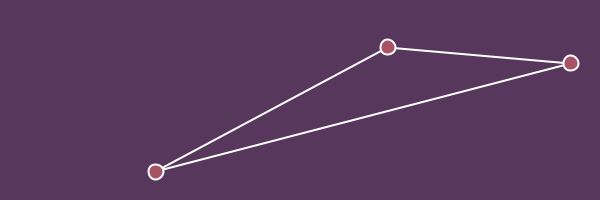
Frame 1 (no input)
Frame 60 (the mouse pressed at the canvas centre just before this capture): identical to frame 1, image omitted
Frame 120 (the mouse held since frame 60 and released just before this capture): identical to frame 1, image omitted

The Processing sketch that drew this single still picture (run headless with seeded random() and noise(); from frame 60 on, the mouse is pressed at the canvas centre):

// Processing sketch: processing_181039
// ── processing_181039.pde

/* Kurzanleitung Arrays */

/**
 * 1. Schritt: Array-Variable definieren: 
 * datentyp[] arrayName = null;
 */

/**
 * 2. Schritt: Array initalisieren, d. h. Festlegung der Arraygroesse (= wie viele Inhalte kann das Array aufnehmen): 
 * arrayName = new datentyp[arraygroesse]; 
 */

/**
 * 3. Schritt: Arrayeintraege mit Inhalt fuellen
 * arrayName[index] = inhalt; 
 */
 
/**
 * 4. Schritt: Arrayeintraege auslesen
 * datentyp temp = arrayName[index]; 
 */
 
/**
 * Laenge eines Arrays abfragen:
 * int groesse = arrayName.length;
 */

/**
 * Erster Arrayeintrag:
 * datentyp erster = arrayName[0];
 * Letzter Arrayeintrag:
 * datentyp letzer = arrayName[arrayName.length - 1];
 */

/* 1. Array Variablen definieren */
float[] posX = null;
float[] posY = null;

void setup() {
  size(600, 200);
  smooth();
  /* 2. Arrays initalisieren */
  initalizeArrays();
  
  /* 3. Arrayeintraege befuellen */
  writeValuesToArray();
}

void draw() {
  background(#57385c);
  float d = 15;
  stroke (255);
  strokeWeight (2); 
  fill (#A75265);
  
  /* Arrayeintraege auslesen */

  line(posX[0], posY[0], posX[1], posY[1]);
  line(posX[1], posY[1], posX[2], posY[2]);
  line(posX[2], posY[2], posX[0], posY[0]);

  ellipse(posX[0], posY[0], d, d);
  ellipse(posX[1], posY[1], d, d);
  ellipse(posX[2], posY[2], d, d);
}

void initalizeArrays() {
  posX = new float[3];
  posY = new float[3];
}

void writeValuesToArray() {
  posX[0] = random(0, width);
  posX[1] = random(0, width);
  posX[2] = random(0, width);

  posY[0] = random(0, height);
  posY[1] = random(0, height);
  posY[2] = random(0, height);
}

void mouseReleased() {
  writeValuesToArray();
}
